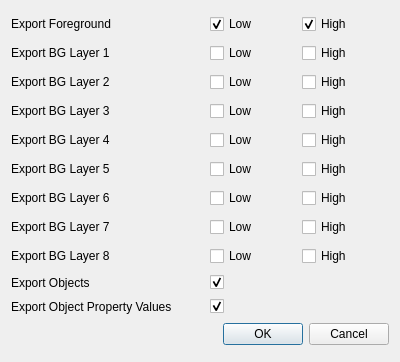
<?xml version="1.0" encoding="UTF-8"?>
<ui version="4.0">
 <class>SceneExportImgOptions</class>
 <widget class="QDialog" name="SceneExportImgOptions">
  <property name="geometry">
   <rect>
    <x>0</x>
    <y>0</y>
    <width>400</width>
    <height>362</height>
   </rect>
  </property>
  <property name="windowTitle">
   <string>Dialog</string>
  </property>
  <layout class="QGridLayout" name="gridLayout">
   <item row="6" column="2">
    <widget class="QCheckBox" name="bg6Low">
     <property name="text">
      <string>Low</string>
     </property>
    </widget>
   </item>
   <item row="1" column="3">
    <widget class="QCheckBox" name="bg1High">
     <property name="text">
      <string>High</string>
     </property>
    </widget>
   </item>
   <item row="5" column="2">
    <widget class="QCheckBox" name="bg5Low">
     <property name="text">
      <string>Low</string>
     </property>
    </widget>
   </item>
   <item row="7" column="3">
    <widget class="QCheckBox" name="bg7High">
     <property name="text">
      <string>High</string>
     </property>
    </widget>
   </item>
   <item row="4" column="2">
    <widget class="QCheckBox" name="bg4Low">
     <property name="text">
      <string>Low</string>
     </property>
    </widget>
   </item>
   <item row="9" column="0">
    <widget class="QLabel" name="label_10">
     <property name="text">
      <string>Export Objects</string>
     </property>
    </widget>
   </item>
   <item row="2" column="0">
    <widget class="QLabel" name="label_3">
     <property name="text">
      <string>Export BG Layer 2</string>
     </property>
    </widget>
   </item>
   <item row="3" column="0">
    <widget class="QLabel" name="label_4">
     <property name="text">
      <string>Export BG Layer 3</string>
     </property>
    </widget>
   </item>
   <item row="6" column="3">
    <widget class="QCheckBox" name="bg6High">
     <property name="text">
      <string>High</string>
     </property>
    </widget>
   </item>
   <item row="0" column="0">
    <widget class="QLabel" name="label">
     <property name="text">
      <string>Export Foreground</string>
     </property>
    </widget>
   </item>
   <item row="1" column="2">
    <widget class="QCheckBox" name="bg1Low">
     <property name="text">
      <string>Low</string>
     </property>
    </widget>
   </item>
   <item row="4" column="0">
    <widget class="QLabel" name="label_5">
     <property name="text">
      <string>Export BG Layer 4</string>
     </property>
    </widget>
   </item>
   <item row="4" column="3">
    <widget class="QCheckBox" name="bg4High">
     <property name="text">
      <string>High</string>
     </property>
    </widget>
   </item>
   <item row="5" column="0">
    <widget class="QLabel" name="label_6">
     <property name="text">
      <string>Export BG Layer 5</string>
     </property>
    </widget>
   </item>
   <item row="6" column="0">
    <widget class="QLabel" name="label_7">
     <property name="text">
      <string>Export BG Layer 6</string>
     </property>
    </widget>
   </item>
   <item row="5" column="3">
    <widget class="QCheckBox" name="bg5High">
     <property name="text">
      <string>High</string>
     </property>
    </widget>
   </item>
   <item row="3" column="3">
    <widget class="QCheckBox" name="bg3High">
     <property name="text">
      <string>High</string>
     </property>
    </widget>
   </item>
   <item row="2" column="3">
    <widget class="QCheckBox" name="bg2High">
     <property name="text">
      <string>High</string>
     </property>
    </widget>
   </item>
   <item row="1" column="0">
    <widget class="QLabel" name="label_2">
     <property name="text">
      <string>Export BG Layer 1</string>
     </property>
    </widget>
   </item>
   <item row="3" column="2">
    <widget class="QCheckBox" name="bg3Low">
     <property name="text">
      <string>Low</string>
     </property>
    </widget>
   </item>
   <item row="8" column="2">
    <widget class="QCheckBox" name="bg8Low">
     <property name="text">
      <string>Low</string>
     </property>
    </widget>
   </item>
   <item row="2" column="2">
    <widget class="QCheckBox" name="bg2Low">
     <property name="text">
      <string>Low</string>
     </property>
    </widget>
   </item>
   <item row="8" column="0">
    <widget class="QLabel" name="label_9">
     <property name="text">
      <string>Export BG Layer 8</string>
     </property>
    </widget>
   </item>
   <item row="8" column="3">
    <widget class="QCheckBox" name="bg8High">
     <property name="text">
      <string>High</string>
     </property>
    </widget>
   </item>
   <item row="7" column="2">
    <widget class="QCheckBox" name="bg7Low">
     <property name="text">
      <string>Low</string>
     </property>
    </widget>
   </item>
   <item row="0" column="2">
    <widget class="QCheckBox" name="fgLow">
     <property name="text">
      <string>Low</string>
     </property>
     <property name="checked">
      <bool>true</bool>
     </property>
    </widget>
   </item>
   <item row="7" column="0">
    <widget class="QLabel" name="label_8">
     <property name="text">
      <string>Export BG Layer 7</string>
     </property>
    </widget>
   </item>
   <item row="0" column="3">
    <widget class="QCheckBox" name="fgHigh">
     <property name="text">
      <string>High</string>
     </property>
     <property name="checked">
      <bool>true</bool>
     </property>
    </widget>
   </item>
   <item row="12" column="0" colspan="4">
    <widget class="QDialogButtonBox" name="buttonBox">
     <property name="orientation">
      <enum>Qt::Horizontal</enum>
     </property>
     <property name="standardButtons">
      <set>QDialogButtonBox::Cancel|QDialogButtonBox::Ok</set>
     </property>
    </widget>
   </item>
   <item row="10" column="2" colspan="2">
    <widget class="QCheckBox" name="objInfo">
     <property name="text">
      <string/>
     </property>
     <property name="checked">
      <bool>true</bool>
     </property>
    </widget>
   </item>
   <item row="9" column="2" colspan="2">
    <widget class="QCheckBox" name="objects">
     <property name="text">
      <string/>
     </property>
     <property name="checked">
      <bool>true</bool>
     </property>
    </widget>
   </item>
   <item row="10" column="0" colspan="2">
    <widget class="QLabel" name="label_11">
     <property name="text">
      <string>Export Object Property Values</string>
     </property>
    </widget>
   </item>
  </layout>
 </widget>
 <resources/>
 <connections>
  <connection>
   <sender>buttonBox</sender>
   <signal>accepted()</signal>
   <receiver>SceneExportImgOptions</receiver>
   <slot>accept()</slot>
   <hints>
    <hint type="sourcelabel">
     <x>248</x>
     <y>254</y>
    </hint>
    <hint type="destinationlabel">
     <x>157</x>
     <y>274</y>
    </hint>
   </hints>
  </connection>
  <connection>
   <sender>buttonBox</sender>
   <signal>rejected()</signal>
   <receiver>SceneExportImgOptions</receiver>
   <slot>reject()</slot>
   <hints>
    <hint type="sourcelabel">
     <x>316</x>
     <y>260</y>
    </hint>
    <hint type="destinationlabel">
     <x>286</x>
     <y>274</y>
    </hint>
   </hints>
  </connection>
 </connections>
</ui>
